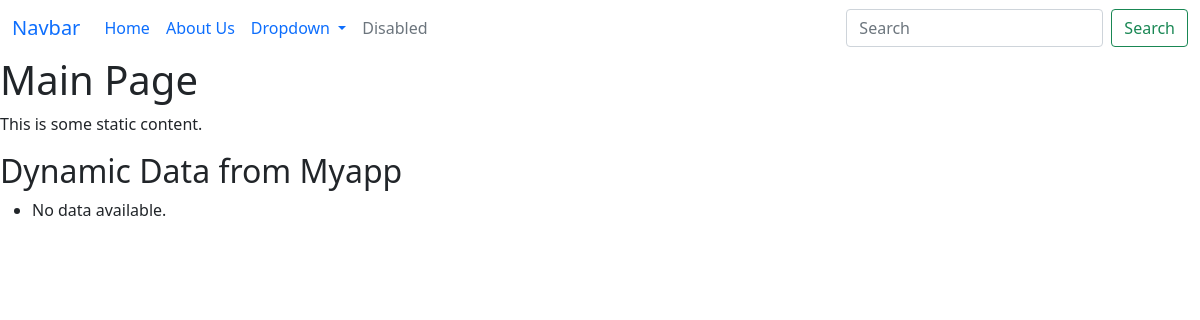
Before: / with the older database file.
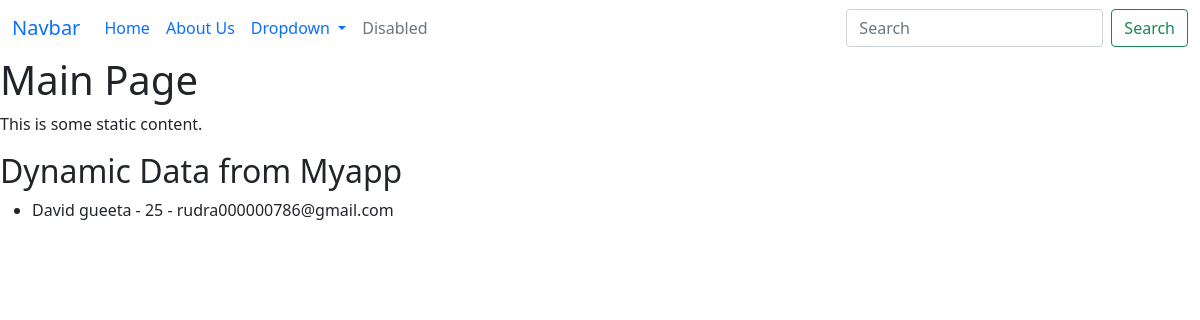
After: the same page with the newer database file.
### myapp/models.py (models this page shows, shortened)
class Myapp(models.Model):
    name=models.CharField(max_length=100)
    age=models.IntegerField()
    email=models.EmailField()

### myapp/views.py (the view)
# urls.py: 2. Add a URL to urlpatterns:  path('', views.home, name='home')
def home(request):
    data=Myapp.objects.all()
    return render(request,'index.html',{'data':data})

### templates/index.html
{% include 'header.html' %}
<body>
    <h1>Main Page</h1>
    <p>This is some static content.</p>
    <h2>Dynamic Data from Myapp</h2>
    <ul>
        {% for item in data %}
        <li>{{ item.name }} - {{ item.age }} - {{ item.email }}</li>
        {% empty %}
        <li>No data available.</li>
        {% endfor %}
    </ul>
{% include 'footer.html' %}

### templates/header.html (shortened to what this page needs)
<!doctype html>
<html lang="en">
<head>
    <link href="https://cdn.jsdelivr.net/npm/bootstrap@5.1.3/dist/css/bootstrap.min.css" rel="stylesheet"
>
    <link rel="stylesheet" href="https://cdn.jsdelivr.net/npm/bootstrap-icons@1.8.1/font/bootstrap-icons.css"
>
</head>
<body>
    <header>
        <nav class="navbar navbar-expand-lg bg-body-tertiary">
            <div class="container-fluid">
                <a class="navbar-brand" href="#">Navbar</a>
                <div class="collapse navbar-collapse" id="navbarSupportedContent">
                    <ul class="navbar-nav me-auto mb-2 mb-lg-0">
                        <li class="nav-item">
                            <a class="nav-link active" aria-current="page" href="/">Home</a>
                        </li>
                        <li class="nav-item">
                            <a class="nav-link" href="/aboutus">About Us</a>
                        </li>
                        <li class="nav-item dropdown">
                            <a class="nav-link dropdown-toggle" href="#" role="button" data-bs-toggle="dropdown"
                                aria-expanded="false">
                                Dropdown
                            </a>
                        </li>
                        <li class="nav-item">
                            <a class="nav-link disabled" aria-disabled="true">Disabled</a>
                        </li>
                    </ul>
                    <form class="d-flex" role="search">
                        <input class="form-control me-2" type="search" placeholder="Search" aria-label="Search" />
                        <button class="btn btn-outline-success" type="submit">Search</button>
                    </form>
                </div>
            </div>
        </nav>
    </header>

### templates/footer.html (shortened to what this page needs)
  </body>
</html>

Changed rows visible on the page:
added Myapp: name "David gueeta", age "25", email "rudra000000786@gmail.com"
Other visible differences:
text no longer shown: "No data available."
